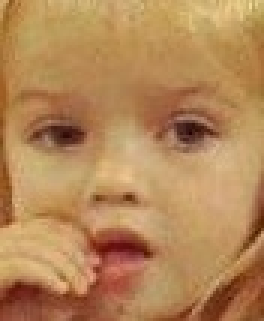
#> input picture NhanDienKhuonMat/data/0/11.jpg, 88 x 107 px (shown 3 times larger); its folder holds 4 pictures in this run
$ python main.py
#> lines starting #> are read from the running program, lines starting #| are printed output that depends on the picture
import cv2
import glob
import numpy as np
import pickle
x_train = []
y_train = []

for filename in glob.glob("./data2/0/*.jpg"):
    img = cv2.resize(cv2.imread(filename), (150,150))
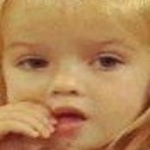
#> img: shape (150, 150, 3); mean B, G, R 86.9, 134.4, 180.3
    x_train.append(img)
    y_train.append(0)
#> pass 2 of the loop `for filename in glob.glob("./data2/0/*.jpg"):`:
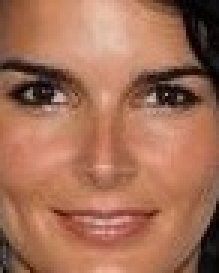
#> input picture NhanDienKhuonMat/data/0/21.jpg, 73 x 91 px (shown 3 times larger)
#> `img = cv2.resize(cv2.imread(filename), (150,150))`:
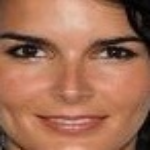
#> img: shape (150, 150, 3); mean B, G, R 86.4, 110.9, 163.7
#> pass 3 of the loop `for filename in glob.glob("./data2/0/*.jpg"):`:
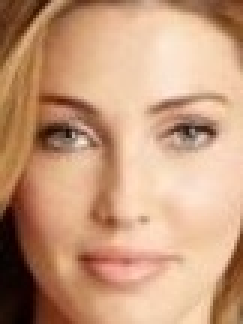
#> input picture NhanDienKhuonMat/data/0/32.jpg, 81 x 108 px (shown 3 times larger)
#> `img = cv2.resize(cv2.imread(filename), (150,150))`:
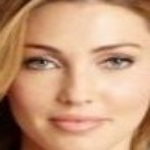
#> img: shape (150, 150, 3); mean B, G, R 123.6, 154.6, 198.5
#> the loop made 4 passes; the first 3 are shown

for filename in glob.glob("./data2/1/*.bmp"):
    img = cv2.resize(cv2.imread(filename), (150,150))
    x_train.append(img)
    y_train.append(1)


# [9 lines of commented-out code are left out]


x_train = np.array(x_train)
y_train = np.array(y_train)
print(x_train.shape)
#| (4, 150, 150, 3)
print(y_train.shape)
#| (4,)
with open("Data_AI000.pickle", "wb") as f:
        pickle.dump((x_train, y_train),f)
